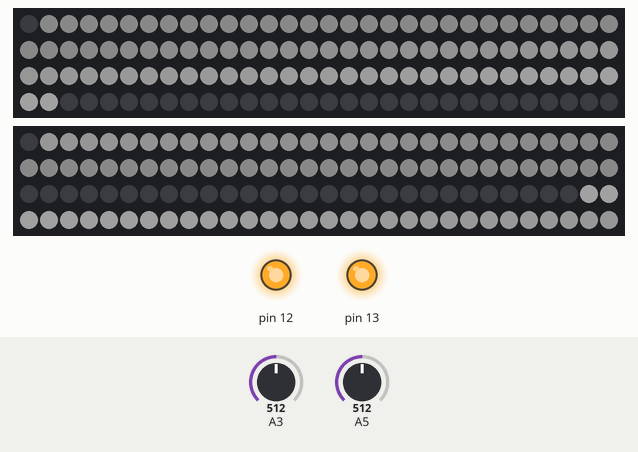
Simulated run of this sketch. Board: Arduino Uno, built with avr-gcc and run on an emulated ATmega328P. On the bench: 2 × 120 RGB LEDs in strip order, left to right, continuing on the next row, output pins drawn as LEDs (lit = HIGH). The test bench sets the inputs (shaded band); at power-on: A3 = 512, A5 = 512. Dim RGB values are drawn brighter than linear; random numbers use the default seed unless the sketch sets one; what the sketch prints to the serial monitor is not drawn.

Above: at 1.2 s.
1.3 s: A3 set to 691
4.2 s: A3 set to 709
At 4.47 s:
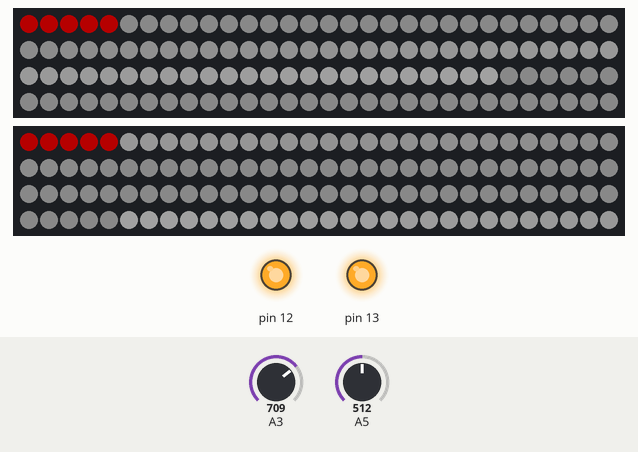
6.7 s: A5 set to 693
At 9.4 s:
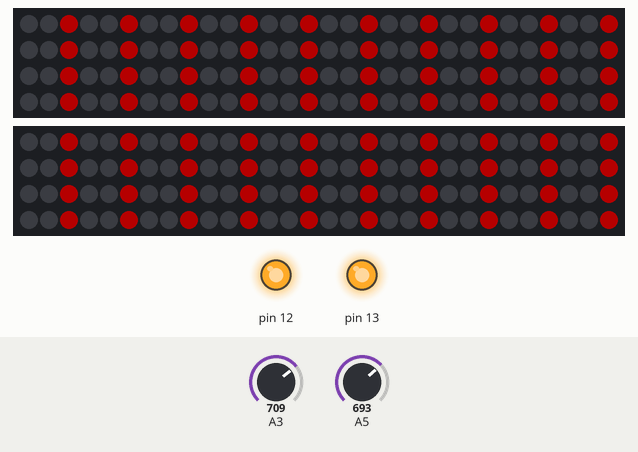
9.7 s: A5 set to 711
At 14.4 s:
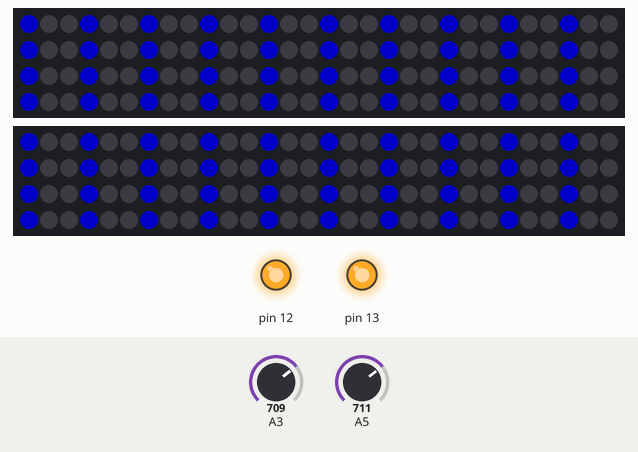
Timing chart, 0 to 15.3 s (numbered marks = the images above; inputs shaded):
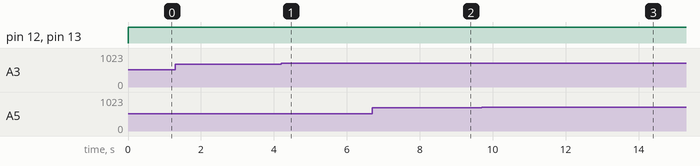

Measured:
- the behaviour switches between 700 and 701 on A3 (found by bisection; images 0 and 1)
- the behaviour switches between 700 and 701 on A5 (found by bisection; images 2 and 3)
- what the display in image 2 shows lasts 1.0 s, from 8.6 s to 9.6 s

The sketch:

Led.ino
```cpp
#include <Adafruit_NeoPixel.h>
Adafruit_NeoPixel stripB;
Adafruit_NeoPixel stripA;

boolean WinBlue = false;
boolean WinRed = false;
boolean flagBlue = false, preflagBlue = false;
boolean flagRed = false, preflagRed = false;
int LineA[240];
int LineB[240];
int LineA_Start , LineA_End;
int LineB_Start , LineB_End;
int light;
void setup() {
  stripA = Adafruit_NeoPixel(120, 8, NEO_GRB + NEO_KHZ800);
  stripB = Adafruit_NeoPixel(120, 7, NEO_GRB + NEO_KHZ800);
  Serial.begin(9600);
  pinMode(13, OUTPUT);
  pinMode(12, OUTPUT);
  stripA.begin();
  stripB.begin();
  stripA.show();
  stripB.show();

  for (int i = 0; i < 60; i++)LineA[i] = i;
  for (int i = 0; i < 60; i++)LineB[i] = 60 - i;
}

void loop() {

  digitalWrite(13, OUTPUT);
  digitalWrite(12, OUTPUT);
  WhiteLight(10);

  detectWinRed();
  if (WinRed == true) {
    colorWipe(stripA.Color(65, 0, 0), 15);
    //randomlight(stripA.Color(80, 0, 0), 35);
    theaterChase(stripA.Color(65, 0, 0), 35);
    WinRed = false;
    delay(1000);
  }

  detectWinBlue();
  if (WinBlue == true) {
    colorWipeBack(stripA.Color(0, 0, 100), 15);
    //randomlight(stripA.Color(0, 0, 80), 35);
    theaterChaseBack(stripA.Color(0, 0, 100), 35);
    //rainbow(30);
    WinBlue = false;
    delay(1000);
  }

}


void colorWipe(uint32_t c, uint8_t wait) {
  for (uint16_t i = 0; i < 120; i++) {
    stripA.setPixelColor(i, c);
    stripB.setPixelColor(i, c);
    stripA.show();
    stripB.show();
    delay(wait);
  }
}
void colorWipeBack(uint32_t c, uint8_t wait) {
  for (uint16_t i = 119; i >= 0 ; i--) {
    if (i == 65535)break;
    stripA.setPixelColor(i, c);
    stripB.setPixelColor(i, c);
    stripA.show();
    stripB.show();
    delay(wait);
  }
}
void WhiteLight(uint8_t wait) {
  for (uint16_t i = 0; i < 60; i++) {
    LineA[i]++;
    if (LineA[i] >= 120)LineA[i] = 0;
    int colorPoint = (int)map(i, 0, 60, 10, 35);
    int flag;
    uint32_t c = stripA.Color(colorPoint, colorPoint, colorPoint);
    if (flag < 120)flag = LineA[i];
    else {
      flag = LineA[i] - 120;
    }
    stripA.setPixelColor(flag, c);
  }
  for (uint16_t i = 0; i < 60; i++) {
    LineB[i]--;
    if (LineB[i] <= 0)LineB[i] = 119;
    int colorPoint = (int)map(i, 0, 60, 10, 35);
    int flag;
    uint32_t c = stripA.Color(colorPoint, colorPoint, colorPoint);

    if (flag < 120)flag = LineB[i];
    else {
      flag = LineB[i] - 120;
    }
    stripB.setPixelColor(flag, c);

  }
  stripA.show();
  stripB.show();
  delay(wait);
}
void detectWinRed() {
  int lightRed = analogRead(3);
  //  Serial.print("lightRed");
  //  Serial.println(lightRed);
  if (lightRed > 700) {
    flagRed = true;
  } else {
    flagRed = false;
  }
  if (flagRed != preflagRed) {
    if (flagRed) {
      Serial.write('1');
      WinRed = true;
    }
  }
  preflagRed = flagRed;
}
void detectWinBlue() {
  int lightBlue = analogRead(5);
  Serial.print("lightBlue");
  Serial.println(lightBlue);
  if (lightBlue > 700) {
    flagBlue = true;
  } else {
    flagBlue = false;
  }
  if (flagBlue != preflagBlue) {
    if (flagBlue) {
      Serial.write('2');
      WinBlue = true;
    }
  }
  preflagBlue = flagBlue;
}
int Add(int x) {
  if (x + 1 >= 240)return 0;
  else return x + 1;
}
void randomlight(uint32_t c, uint8_t wait) {
  for (int i = 0; i < 20; i++) {
    for (int s = 0; s < 30; s++) {
      i = (int)random(120);
      stripA.setPixelColor(i, c);
      stripB.setPixelColor(i, c);
    }
    stripA.show();
    stripB.show();
    delay(wait);
  }
}
void theaterChase(uint32_t c, uint8_t wait) {
  for (int j = 0; j < 10; j++) {
    for (int q = 0; q < 3; q++) {
      for (int i = 0; i < 120; i = i + 3) {
        stripA.setPixelColor(i + q, c);
        stripB.setPixelColor(i + q, c);
      }
      stripA.show();
      stripB.show();
      delay(wait);

      for (int i = 0; i < 120; i = i + 3) {
        stripA.setPixelColor(i + q, 0);
        stripB.setPixelColor(i + q, 0);
      }
    }
  }
}

void theaterChaseBack(uint32_t c, uint8_t wait) {
  //Serial.println("in");
  for (int j = 0; j < 10; j++) {
    for (int q = 0; q < 3; q++) {
      for (int i = 119; i >= 0; i = i - 3) {
        stripA.setPixelColor(i - q, c);
        stripB.setPixelColor(i - q, c);
      }
      stripA.show();
      stripB.show();
      delay(wait);

      for (int i = 119; i >= 0; i = i - 3) {
        stripA.setPixelColor(i - q, 0);
        stripB.setPixelColor(i - q, 0);
      }
    }
  }
}
```
